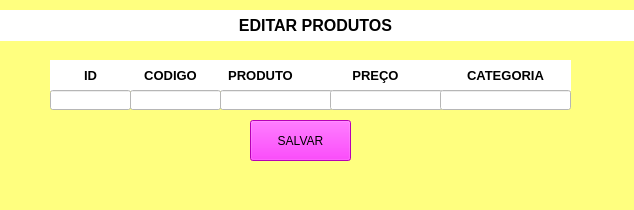
<?xml version="1.0" encoding="UTF-8"?>
<ui version="4.0">
 <class>MainWindow</class>
 <widget class="QMainWindow" name="MainWindow">
  <property name="geometry">
   <rect>
    <x>0</x>
    <y>0</y>
    <width>634</width>
    <height>210</height>
   </rect>
  </property>
  <property name="windowTitle">
   <string>MainWindow</string>
  </property>
  <property name="styleSheet">
   <string notr="true">background-color: rgb(255, 255, 127);</string>
  </property>
  <widget class="QWidget" name="centralwidget">
   <widget class="QLabel" name="label">
    <property name="geometry">
     <rect>
      <x>-20</x>
      <y>10</y>
      <width>671</width>
      <height>31</height>
     </rect>
    </property>
    <property name="styleSheet">
     <string notr="true">background-color: rgb(255, 255, 255);</string>
    </property>
    <property name="text">
     <string>&lt;html&gt;&lt;head/&gt;&lt;body&gt;&lt;p align=&quot;center&quot;&gt;&lt;span style=&quot; font-size:12pt; font-weight:600;&quot;&gt;EDITAR PRODUTOS&lt;/span&gt;&lt;/p&gt;&lt;/body&gt;&lt;/html&gt;</string>
    </property>
   </widget>
   <widget class="QLabel" name="label_2">
    <property name="geometry">
     <rect>
      <x>50</x>
      <y>60</y>
      <width>81</width>
      <height>31</height>
     </rect>
    </property>
    <property name="styleSheet">
     <string notr="true">background-color: rgb(255, 255, 255);</string>
    </property>
    <property name="text">
     <string>&lt;html&gt;&lt;head/&gt;&lt;body&gt;&lt;p align=&quot;center&quot;&gt;&lt;span style=&quot; font-size:10pt; font-weight:600;&quot;&gt;ID&lt;/span&gt;&lt;/p&gt;&lt;/body&gt;&lt;/html&gt;</string>
    </property>
   </widget>
   <widget class="QLabel" name="label_3">
    <property name="geometry">
     <rect>
      <x>130</x>
      <y>60</y>
      <width>81</width>
      <height>31</height>
     </rect>
    </property>
    <property name="styleSheet">
     <string notr="true">background-color: rgb(255, 255, 255);</string>
    </property>
    <property name="text">
     <string>&lt;html&gt;&lt;head/&gt;&lt;body&gt;&lt;p align=&quot;center&quot;&gt;&lt;span style=&quot; font-size:10pt; font-weight:600;&quot;&gt;CODIGO&lt;/span&gt;&lt;/p&gt;&lt;/body&gt;&lt;/html&gt;</string>
    </property>
   </widget>
   <widget class="QLabel" name="label_4">
    <property name="geometry">
     <rect>
      <x>210</x>
      <y>60</y>
      <width>101</width>
      <height>31</height>
     </rect>
    </property>
    <property name="styleSheet">
     <string notr="true">background-color: rgb(255, 255, 255);</string>
    </property>
    <property name="text">
     <string>&lt;html&gt;&lt;head/&gt;&lt;body&gt;&lt;p align=&quot;center&quot;&gt;&lt;span style=&quot; font-size:10pt; font-weight:600;&quot;&gt;PRODUTO&lt;/span&gt;&lt;/p&gt;&lt;/body&gt;&lt;/html&gt;</string>
    </property>
   </widget>
   <widget class="QLabel" name="label_5">
    <property name="geometry">
     <rect>
      <x>310</x>
      <y>60</y>
      <width>131</width>
      <height>31</height>
     </rect>
    </property>
    <property name="styleSheet">
     <string notr="true">background-color: rgb(255, 255, 255);</string>
    </property>
    <property name="text">
     <string>&lt;html&gt;&lt;head/&gt;&lt;body&gt;&lt;p align=&quot;center&quot;&gt;&lt;span style=&quot; font-size:10pt; font-weight:600;&quot;&gt;PREÇO&lt;/span&gt;&lt;/p&gt;&lt;/body&gt;&lt;/html&gt;</string>
    </property>
   </widget>
   <widget class="QLabel" name="label_6">
    <property name="geometry">
     <rect>
      <x>440</x>
      <y>60</y>
      <width>131</width>
      <height>31</height>
     </rect>
    </property>
    <property name="styleSheet">
     <string notr="true">background-color: rgb(255, 255, 255);</string>
    </property>
    <property name="text">
     <string>&lt;html&gt;&lt;head/&gt;&lt;body&gt;&lt;p align=&quot;center&quot;&gt;&lt;span style=&quot; font-size:10pt; font-weight:600;&quot;&gt;CATEGORIA&lt;/span&gt;&lt;/p&gt;&lt;/body&gt;&lt;/html&gt;</string>
    </property>
   </widget>
   <widget class="QLineEdit" name="lineEdit">
    <property name="geometry">
     <rect>
      <x>50</x>
      <y>90</y>
      <width>81</width>
      <height>20</height>
     </rect>
    </property>
    <property name="styleSheet">
     <string notr="true">background-color: rgb(255, 255, 255);</string>
    </property>
   </widget>
   <widget class="QLineEdit" name="lineEdit_2">
    <property name="geometry">
     <rect>
      <x>130</x>
      <y>90</y>
      <width>91</width>
      <height>20</height>
     </rect>
    </property>
    <property name="styleSheet">
     <string notr="true">background-color: rgb(255, 255, 255);</string>
    </property>
   </widget>
   <widget class="QLineEdit" name="lineEdit_3">
    <property name="geometry">
     <rect>
      <x>220</x>
      <y>90</y>
      <width>113</width>
      <height>20</height>
     </rect>
    </property>
    <property name="styleSheet">
     <string notr="true">background-color: rgb(255, 255, 255);</string>
    </property>
   </widget>
   <widget class="QLineEdit" name="lineEdit_4">
    <property name="geometry">
     <rect>
      <x>330</x>
      <y>90</y>
      <width>113</width>
      <height>20</height>
     </rect>
    </property>
    <property name="styleSheet">
     <string notr="true">background-color: rgb(255, 255, 255);</string>
    </property>
   </widget>
   <widget class="QLineEdit" name="lineEdit_5">
    <property name="geometry">
     <rect>
      <x>440</x>
      <y>90</y>
      <width>131</width>
      <height>20</height>
     </rect>
    </property>
    <property name="styleSheet">
     <string notr="true">background-color: rgb(255, 255, 255);</string>
    </property>
   </widget>
   <widget class="QPushButton" name="pushButton">
    <property name="geometry">
     <rect>
      <x>250</x>
      <y>120</y>
      <width>101</width>
      <height>41</height>
     </rect>
    </property>
    <property name="styleSheet">
     <string notr="true">background-color: rgb(255, 0, 255);</string>
    </property>
    <property name="text">
     <string>SALVAR</string>
    </property>
   </widget>
  </widget>
  <widget class="QMenuBar" name="menubar">
   <property name="geometry">
    <rect>
     <x>0</x>
     <y>0</y>
     <width>634</width>
     <height>21</height>
    </rect>
   </property>
  </widget>
  <widget class="QStatusBar" name="statusbar"/>
 </widget>
 <resources/>
 <connections/>
</ui>
